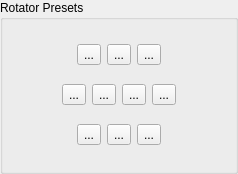
<?xml version="1.0" encoding="UTF-8"?>
<ui version="4.0">
 <class>RotPresets</class>
 <widget class="QGroupBox" name="RotPresets">
  <property name="geometry">
   <rect>
    <x>0</x>
    <y>0</y>
    <width>238</width>
    <height>174</height>
   </rect>
  </property>
  <property name="windowTitle">
   <string/>
  </property>
  <property name="title">
   <string>Rotator Presets</string>
  </property>
  <layout class="QVBoxLayout" name="verticalLayout">
   <item>
    <layout class="QHBoxLayout" name="horizontalLayout_8">
     <item>
      <spacer name="horizontalSpacer_2">
       <property name="orientation">
        <enum>Qt::Horizontal</enum>
       </property>
       <property name="sizeHint" stdset="0">
        <size>
         <width>40</width>
         <height>20</height>
        </size>
       </property>
      </spacer>
     </item>
     <item>
      <widget class="QToolButton" name="presetButton0">
       <property name="text">
        <string>...</string>
       </property>
      </widget>
     </item>
     <item>
      <widget class="QToolButton" name="presetButton1">
       <property name="text">
        <string>...</string>
       </property>
      </widget>
     </item>
     <item>
      <widget class="QToolButton" name="presetButton2">
       <property name="text">
        <string>...</string>
       </property>
      </widget>
     </item>
     <item>
      <spacer name="horizontalSpacer_3">
       <property name="orientation">
        <enum>Qt::Horizontal</enum>
       </property>
       <property name="sizeHint" stdset="0">
        <size>
         <width>40</width>
         <height>20</height>
        </size>
       </property>
      </spacer>
     </item>
    </layout>
   </item>
   <item>
    <layout class="QHBoxLayout" name="horizontalLayout_6">
     <item>
      <spacer name="horizontalSpacer_4">
       <property name="orientation">
        <enum>Qt::Horizontal</enum>
       </property>
       <property name="sizeHint" stdset="0">
        <size>
         <width>40</width>
         <height>20</height>
        </size>
       </property>
      </spacer>
     </item>
     <item>
      <widget class="QToolButton" name="presetButton3">
       <property name="text">
        <string>...</string>
       </property>
      </widget>
     </item>
     <item>
      <widget class="QToolButton" name="presetButton4">
       <property name="text">
        <string>...</string>
       </property>
      </widget>
     </item>
     <item>
      <widget class="QToolButton" name="presetButton5">
       <property name="text">
        <string>...</string>
       </property>
      </widget>
     </item>
     <item>
      <widget class="QToolButton" name="presetButton6">
       <property name="text">
        <string>...</string>
       </property>
      </widget>
     </item>
     <item>
      <spacer name="horizontalSpacer_5">
       <property name="orientation">
        <enum>Qt::Horizontal</enum>
       </property>
       <property name="sizeHint" stdset="0">
        <size>
         <width>40</width>
         <height>20</height>
        </size>
       </property>
      </spacer>
     </item>
    </layout>
   </item>
   <item>
    <layout class="QHBoxLayout" name="horizontalLayout_5">
     <item>
      <spacer name="horizontalSpacer_6">
       <property name="orientation">
        <enum>Qt::Horizontal</enum>
       </property>
       <property name="sizeHint" stdset="0">
        <size>
         <width>40</width>
         <height>20</height>
        </size>
       </property>
      </spacer>
     </item>
     <item>
      <widget class="QToolButton" name="presetButton7">
       <property name="text">
        <string>...</string>
       </property>
      </widget>
     </item>
     <item>
      <widget class="QToolButton" name="presetButton8">
       <property name="text">
        <string>...</string>
       </property>
      </widget>
     </item>
     <item>
      <widget class="QToolButton" name="presetButton9">
       <property name="text">
        <string>...</string>
       </property>
      </widget>
     </item>
     <item>
      <spacer name="horizontalSpacer_7">
       <property name="orientation">
        <enum>Qt::Horizontal</enum>
       </property>
       <property name="sizeHint" stdset="0">
        <size>
         <width>40</width>
         <height>20</height>
        </size>
       </property>
      </spacer>
     </item>
    </layout>
   </item>
  </layout>
 </widget>
 <resources/>
 <connections/>
</ui>
